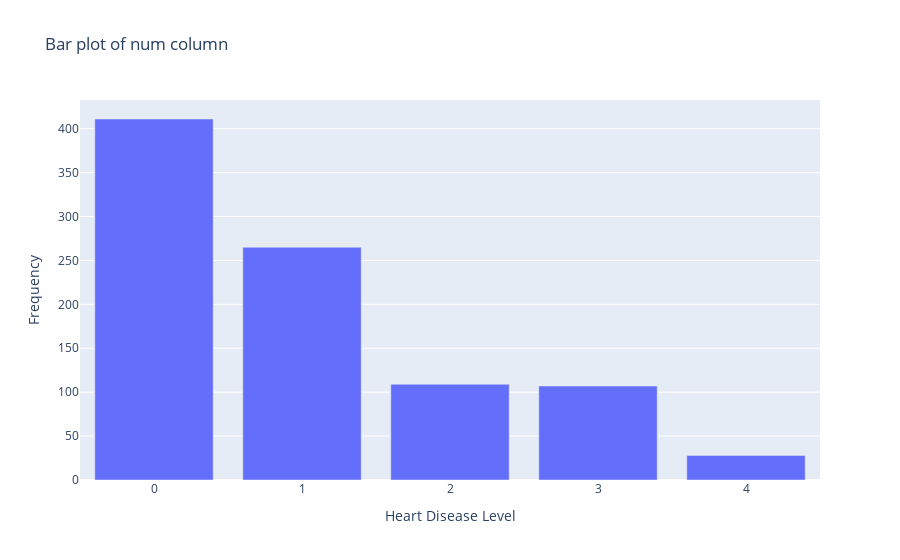

Write notebook code for a chart like this one.
### Code cell
# Create interactive bar plot using plotly

fig = px.bar(df, x=df['num'].value_counts().index, 
             y=df['num'].value_counts().values,
             title='Bar plot of num column',
             labels={'x': 'Heart Disease Level', 'y': 'Frequency'})

fig.show()

### Figure 1 — Plotly figure (JSON) as saved in the notebook; plotly's stock layout.template omitted (floating-point values rounded to 4 significant figures)
{"data": [{"alignmentgroup": "True", "hovertemplate": "Heart Disease Level=%{x}<br>Frequency=%{y}<extra></extra>", "legendgroup": "", "marker": {"color": "#636efa", "pattern": {"shape": ""}}, "name": "", "offsetgroup": "", "orientation": "v", "showlegend": false, "textposition": "auto", "type": "bar", "x": [0, 1, 2, 3, 4], "xaxis": "x", "y": [411, 265, 109, 107, 28], "yaxis": "y"}], "layout": {"barmode": "relative", "legend": {"tracegroupgap": 0}, "title": {"text": "Bar plot of num column"}, "xaxis": {"anchor": "y", "domain": [0, 1], "title": {"text": "Heart Disease Level"}}, "yaxis": {"anchor": "x", "domain": [0, 1], "title": {"text": "Frequency"}}}}
